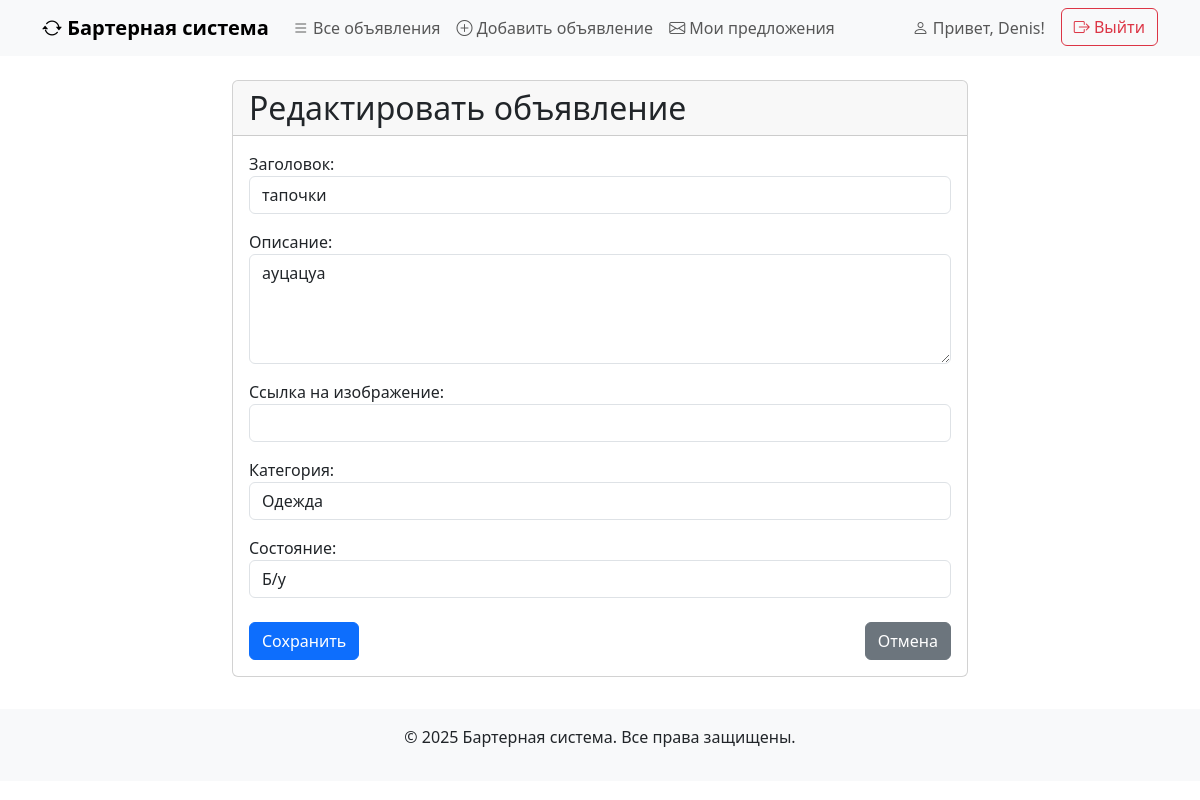
The page /ad/3/edit/ (signed in) on the database its author committed.
### ads/models.py (models this page shows, shortened)
class Ad(models.Model):
    CATEGORY_CHOICES = [
        ('electronics', 'Электроника'),
        ('books', 'Книги'),
        ('clothes', 'Одежда'),
        ('furniture', 'Мебель'),
        ('other', 'Другое'),
    ]
    CONDITION_CHOICES = [
        ('new', 'Новый'),
        ('used', 'Б/у'),
        ('broken', 'Требует ремонта'),
    ]
    user = models.ForeignKey(
        User,
        on_delete=models.CASCADE,
        related_name='ads',
        verbose_name='Пользователь'
    )
    title = models.CharField(max_length=200, verbose_name='Заголовок')
    description = models.TextField(verbose_name='Описание')
    image_url = models.URLField(blank=True, null=True, verbose_name='Ссылка на изображение')
    category = models.CharField(max_length=50, choices=CATEGORY_CHOICES, verbose_name='Категория')
    condition = models.CharField(max_length=20, choices=CONDITION_CHOICES, verbose_name='Состояние')
    created_at = models.DateTimeField(auto_now_add=True, verbose_name='Дата создания')

### ads/views.py (the view, shortened to what this page needs)
# urls.py: path('ad/<int:pk>/edit/', AdUpdateView.as_view(), name='ad-update'),
class AdUpdateView(LoginRequiredMixin, UpdateView):
    model = Ad
    form_class = AdForm
    template_name = 'ads/ad_form.html'
    def get_queryset(self):
        return super().get_queryset().filter(user=self.request.user)
    def get_context_data(self, **kwargs):
        context = super().get_context_data(**kwargs)
        context['title'] = 'Редактировать объявление'
        return context

### ads/forms.py
class AdForm(forms.ModelForm):
    class Meta:
        model = Ad
        fields = ['title', 'description', 'image_url', 'category', 'condition']
        widgets = {
            'description': forms.Textarea(attrs={'rows': 4, 'class': 'form-control'}),
            'title': forms.TextInput(attrs={'class': 'form-control'}),
            'image_url': forms.URLInput(attrs={'class': 'form-control'}),
            'category': forms.Select(attrs={'class': 'form-control'}),
            'condition': forms.Select(attrs={'class': 'form-control'}),
        }
        labels = {
            'title': 'Заголовок',
            'description': 'Описание',
            'image_url': 'Ссылка на изображение',
            'category': 'Категория',
            'condition': 'Состояние',
        }

### ads/templates/ads/ad_form.html (shortened to what this page needs)
{% extends 'ads/base.html' %}
{% block content %}
<div class="row justify-content-center">
    <div class="col-md-8">
        <div class="card">
            <div class="card-header">
                <h2 class="mb-0">{{ title }}</h2>
            </div>
            <div class="card-body">
                <form method="post" enctype="multipart/form-data">
                    {{ form.as_p }}
                    <div class="d-flex justify-content-between mt-4">
                        <button type="submit" class="btn btn-primary">Сохранить</button>
                        <a href="{% if object %}{% url 'ad-detail' object.pk %}{% else %}{% url 'ad-list' %}{% endif %}" class="btn btn-secondary">Отмена</a>
                    </div>
                </form>
            </div>
        </div>
    </div>
</div>
{% endblock %}

### ads/templates/ads/base.html (shortened to what this page needs)
<!DOCTYPE html>
<html lang="ru">
<head>
    <link href="https://cdn.jsdelivr.net/npm/bootstrap@5.3.0/dist/css/bootstrap.min.css" rel="stylesheet">
    <link rel="stylesheet" href="https://cdn.jsdelivr.net/npm/bootstrap-icons@1.10.0/font/bootstrap-icons.css">
</head>
<body>
    <nav class="navbar navbar-expand-lg navbar-light bg-light">
        <div class="container">
            <a class="navbar-brand" href="{% url 'ad-list' %}">
                <i class="bi bi-arrow-repeat"></i> Бартерная система
            </a>
            <div class="collapse navbar-collapse" id="navbarNav">
                <ul class="navbar-nav me-auto">
                    <li class="nav-item">
                        <a class="nav-link" href="{% url 'ad-list' %}">
                            <i class="bi bi-list"></i> Все объявления
                        </a>
                    </li>
                    <li class="nav-item">
                        <a class="nav-link" href="{% url 'ad-create' %}">
                            <i class="bi bi-plus-circle"></i> Добавить объявление
                        </a>
                    </li>
                    <li class="nav-item">
                        <a class="nav-link" href="{% url 'proposal-list' %}">
                            <i class="bi bi-envelope"></i> Мои предложения
                        </a>
                    </li>
                </ul>
                <div class="d-flex">
                    {% if user.is_authenticated %}
                        <span class="navbar-text me-3">
                            <i class="bi bi-person"></i> Привет, {{ user.username }}!
                        </span>
                        <form action="{% url 'logout' %}" method="post" class="logout-form">
                            <button type="submit" class="btn btn-outline-danger">
                                <i class="bi bi-box-arrow-right"></i> Выйти
                            </button>
                        </form>
                    {% endif %}
                </div>
            </div>
        </div>
    </nav>
    <div class="container my-4">
        {% block content %}{% endblock %}
    </div>
    <footer class="text-center">
        <div class="container">
            <p>&copy; {% now "Y" %} Бартерная система. Все права защищены.</p>
        </div>
    </footer>
</body>
</html>

### ads/templates/ads/base.html (style rules this page uses)
.navbar-brand { font-weight: 700; }
footer { margin-top: 2rem; padding: 1rem 0; background-color: #f8f9fa; }
.logout-form { display: inline; }

### rows shown on the page
Ad: title "тапочки", description "ауцацуа", category "Одежда", condition "Б/у"

### other values the page prints
{{ user.username }} "Denis"
{{ title }} "Редактировать объявление"
